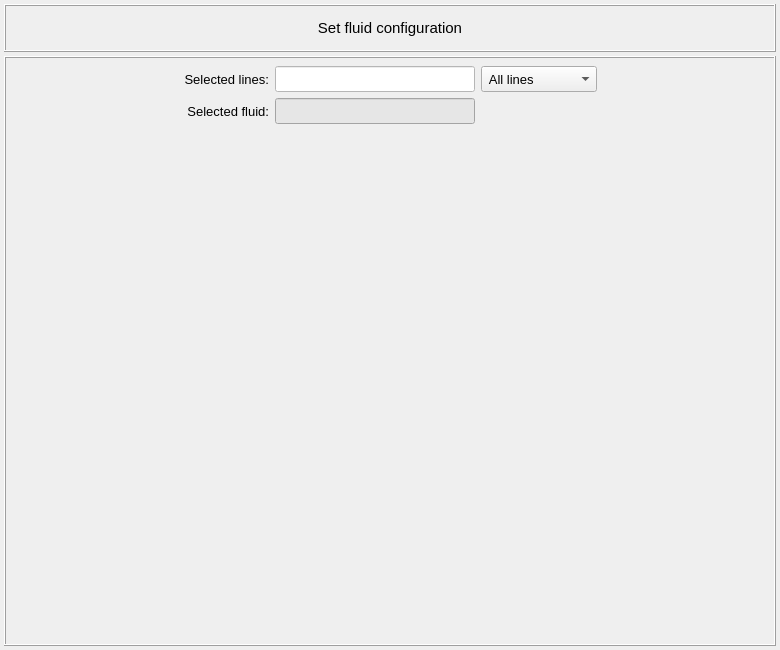
<?xml version="1.0" encoding="UTF-8"?>
<ui version="4.0">
 <class>Dialog</class>
 <widget class="QDialog" name="Dialog">
  <property name="geometry">
   <rect>
    <x>0</x>
    <y>0</y>
    <width>780</width>
    <height>650</height>
   </rect>
  </property>
  <property name="minimumSize">
   <size>
    <width>600</width>
    <height>300</height>
   </size>
  </property>
  <property name="maximumSize">
   <size>
    <width>1000</width>
    <height>720</height>
   </size>
  </property>
  <property name="windowTitle">
   <string>Dialog</string>
  </property>
  <layout class="QGridLayout" name="gridLayout">
   <property name="leftMargin">
    <number>4</number>
   </property>
   <property name="topMargin">
    <number>4</number>
   </property>
   <property name="rightMargin">
    <number>4</number>
   </property>
   <property name="bottomMargin">
    <number>4</number>
   </property>
   <property name="spacing">
    <number>4</number>
   </property>
   <item row="1" column="0">
    <widget class="QFrame" name="frame_main_widget">
     <property name="minimumSize">
      <size>
       <width>0</width>
       <height>0</height>
      </size>
     </property>
     <property name="maximumSize">
      <size>
       <width>16777215</width>
       <height>16777215</height>
      </size>
     </property>
     <property name="frameShape">
      <enum>QFrame::Box</enum>
     </property>
     <property name="frameShadow">
      <enum>QFrame::Raised</enum>
     </property>
     <layout class="QGridLayout" name="gridLayout_3">
      <property name="leftMargin">
       <number>2</number>
      </property>
      <property name="topMargin">
       <number>2</number>
      </property>
      <property name="rightMargin">
       <number>2</number>
      </property>
      <property name="bottomMargin">
       <number>2</number>
      </property>
      <property name="spacing">
       <number>2</number>
      </property>
      <item row="1" column="0">
       <widget class="QScrollArea" name="scrollArea_table_of_fluids">
        <property name="frameShape">
         <enum>QFrame::NoFrame</enum>
        </property>
        <property name="widgetResizable">
         <bool>true</bool>
        </property>
        <widget class="QWidget" name="scrollAreaWidgetContents">
         <property name="geometry">
          <rect>
           <x>0</x>
           <y>0</y>
           <width>764</width>
           <height>510</height>
          </rect>
         </property>
        </widget>
       </widget>
      </item>
      <item row="0" column="0">
       <widget class="QFrame" name="frame_2">
        <property name="minimumSize">
         <size>
          <width>400</width>
          <height>0</height>
         </size>
        </property>
        <property name="maximumSize">
         <size>
          <width>16777215</width>
          <height>80</height>
         </size>
        </property>
        <property name="frameShape">
         <enum>QFrame::NoFrame</enum>
        </property>
        <property name="frameShadow">
         <enum>QFrame::Raised</enum>
        </property>
        <property name="lineWidth">
         <number>1</number>
        </property>
        <layout class="QGridLayout" name="gridLayout_4">
         <property name="leftMargin">
          <number>6</number>
         </property>
         <property name="topMargin">
          <number>6</number>
         </property>
         <property name="rightMargin">
          <number>6</number>
         </property>
         <property name="bottomMargin">
          <number>6</number>
         </property>
         <item row="0" column="3">
          <widget class="QComboBox" name="comboBox_attribution_type">
           <property name="minimumSize">
            <size>
             <width>0</width>
             <height>26</height>
            </size>
           </property>
           <property name="maximumSize">
            <size>
             <width>16777215</width>
             <height>26</height>
            </size>
           </property>
           <property name="font">
            <font>
             <pointsize>10</pointsize>
            </font>
           </property>
           <item>
            <property name="text">
             <string> All lines</string>
            </property>
           </item>
           <item>
            <property name="text">
             <string> Selected lines</string>
            </property>
           </item>
          </widget>
         </item>
         <item row="1" column="1">
          <widget class="QLabel" name="label_4">
           <property name="font">
            <font>
             <family>MS Shell Dlg 2</family>
             <pointsize>10</pointsize>
             <weight>50</weight>
             <bold>false</bold>
            </font>
           </property>
           <property name="text">
            <string>Selected fluid:</string>
           </property>
           <property name="textFormat">
            <enum>Qt::AutoText</enum>
           </property>
           <property name="alignment">
            <set>Qt::AlignRight|Qt::AlignTrailing|Qt::AlignVCenter</set>
           </property>
          </widget>
         </item>
         <item row="0" column="2">
          <widget class="QLineEdit" name="lineEdit_selected_id">
           <property name="enabled">
            <bool>true</bool>
           </property>
           <property name="minimumSize">
            <size>
             <width>200</width>
             <height>26</height>
            </size>
           </property>
           <property name="maximumSize">
            <size>
             <width>200</width>
             <height>26</height>
            </size>
           </property>
           <property name="font">
            <font>
             <pointsize>10</pointsize>
            </font>
           </property>
           <property name="focusPolicy">
            <enum>Qt::ClickFocus</enum>
           </property>
           <property name="styleSheet">
            <string notr="true">QLineEdit{background-color: rgb(255, 255, 255); color: rgb(0, 0, 0)}
QLineEdit:disabled {background-color: rgb(230, 230, 230); color: rgb(120, 120, 120)}</string>
           </property>
           <property name="text">
            <string/>
           </property>
           <property name="alignment">
            <set>Qt::AlignCenter</set>
           </property>
          </widget>
         </item>
         <item row="0" column="1">
          <widget class="QLabel" name="label_2">
           <property name="font">
            <font>
             <family>MS Shell Dlg 2</family>
             <pointsize>10</pointsize>
             <weight>50</weight>
             <bold>false</bold>
            </font>
           </property>
           <property name="text">
            <string>Selected lines:</string>
           </property>
           <property name="textFormat">
            <enum>Qt::AutoText</enum>
           </property>
           <property name="alignment">
            <set>Qt::AlignRight|Qt::AlignTrailing|Qt::AlignVCenter</set>
           </property>
          </widget>
         </item>
         <item row="1" column="2">
          <widget class="QLineEdit" name="lineEdit_selected_fluid_name">
           <property name="enabled">
            <bool>false</bool>
           </property>
           <property name="minimumSize">
            <size>
             <width>200</width>
             <height>26</height>
            </size>
           </property>
           <property name="maximumSize">
            <size>
             <width>200</width>
             <height>26</height>
            </size>
           </property>
           <property name="font">
            <font>
             <pointsize>10</pointsize>
            </font>
           </property>
           <property name="focusPolicy">
            <enum>Qt::ClickFocus</enum>
           </property>
           <property name="styleSheet">
            <string notr="true">QLineEdit{background-color: rgb(255, 255, 255); color: rgb(0, 0, 0)}
QLineEdit:disabled {background-color: rgb(230, 230, 230); color: rgb(120, 120, 120)}</string>
           </property>
           <property name="text">
            <string/>
           </property>
           <property name="alignment">
            <set>Qt::AlignCenter</set>
           </property>
          </widget>
         </item>
         <item row="0" column="4">
          <spacer name="horizontalSpacer_3">
           <property name="orientation">
            <enum>Qt::Horizontal</enum>
           </property>
           <property name="sizeHint" stdset="0">
            <size>
             <width>40</width>
             <height>20</height>
            </size>
           </property>
          </spacer>
         </item>
         <item row="0" column="0">
          <spacer name="horizontalSpacer_4">
           <property name="orientation">
            <enum>Qt::Horizontal</enum>
           </property>
           <property name="sizeHint" stdset="0">
            <size>
             <width>40</width>
             <height>20</height>
            </size>
           </property>
          </spacer>
         </item>
        </layout>
       </widget>
      </item>
     </layout>
    </widget>
   </item>
   <item row="0" column="0">
    <widget class="QFrame" name="frame">
     <property name="minimumSize">
      <size>
       <width>400</width>
       <height>48</height>
      </size>
     </property>
     <property name="maximumSize">
      <size>
       <width>16777215</width>
       <height>48</height>
      </size>
     </property>
     <property name="frameShape">
      <enum>QFrame::Box</enum>
     </property>
     <property name="frameShadow">
      <enum>QFrame::Raised</enum>
     </property>
     <property name="lineWidth">
      <number>1</number>
     </property>
     <layout class="QGridLayout" name="gridLayout_2">
      <property name="leftMargin">
       <number>6</number>
      </property>
      <property name="topMargin">
       <number>6</number>
      </property>
      <property name="rightMargin">
       <number>6</number>
      </property>
      <property name="bottomMargin">
       <number>6</number>
      </property>
      <item row="0" column="0">
       <widget class="QLabel" name="label">
        <property name="font">
         <font>
          <family>MS Shell Dlg 2</family>
          <pointsize>11</pointsize>
          <weight>50</weight>
          <bold>false</bold>
         </font>
        </property>
        <property name="text">
         <string>Set fluid configuration</string>
        </property>
        <property name="textFormat">
         <enum>Qt::AutoText</enum>
        </property>
        <property name="alignment">
         <set>Qt::AlignCenter</set>
        </property>
       </widget>
      </item>
     </layout>
    </widget>
   </item>
  </layout>
 </widget>
 <resources/>
 <connections/>
</ui>
